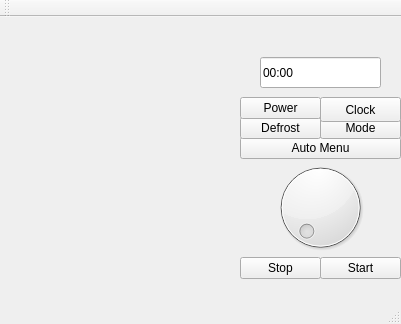
<?xml version="1.0" encoding="UTF-8"?>
<ui version="4.0">
 <class>MainWindow</class>
 <widget class="QMainWindow" name="MainWindow">
  <property name="geometry">
   <rect>
    <x>0</x>
    <y>0</y>
    <width>401</width>
    <height>324</height>
   </rect>
  </property>
  <property name="windowTitle">
   <string>MainWindow</string>
  </property>
  <widget class="QWidget" name="centralWidget">
   <widget class="QPushButton" name="start">
    <property name="geometry">
     <rect>
      <x>320</x>
      <y>240</y>
      <width>81</width>
      <height>22</height>
     </rect>
    </property>
    <property name="text">
     <string>Start</string>
    </property>
   </widget>
   <widget class="QPushButton" name="stop">
    <property name="geometry">
     <rect>
      <x>240</x>
      <y>240</y>
      <width>81</width>
      <height>22</height>
     </rect>
    </property>
    <property name="text">
     <string>Stop</string>
    </property>
   </widget>
   <widget class="QPushButton" name="auto_menu">
    <property name="geometry">
     <rect>
      <x>240</x>
      <y>120</y>
      <width>161</width>
      <height>22</height>
     </rect>
    </property>
    <property name="text">
     <string>Auto Menu</string>
    </property>
   </widget>
   <widget class="QDial" name="dial">
    <property name="geometry">
     <rect>
      <x>270</x>
      <y>140</y>
      <width>101</width>
      <height>101</height>
     </rect>
    </property>
   </widget>
   <widget class="QPushButton" name="defrost">
    <property name="geometry">
     <rect>
      <x>240</x>
      <y>100</y>
      <width>81</width>
      <height>22</height>
     </rect>
    </property>
    <property name="text">
     <string>Defrost</string>
    </property>
   </widget>
   <widget class="QPushButton" name="mode">
    <property name="geometry">
     <rect>
      <x>320</x>
      <y>100</y>
      <width>81</width>
      <height>22</height>
     </rect>
    </property>
    <property name="text">
     <string>Mode</string>
    </property>
   </widget>
   <widget class="QPushButton" name="power">
    <property name="geometry">
     <rect>
      <x>240</x>
      <y>80</y>
      <width>81</width>
      <height>22</height>
     </rect>
    </property>
    <property name="text">
     <string>Power</string>
    </property>
   </widget>
   <widget class="QPushButton" name="clock">
    <property name="geometry">
     <rect>
      <x>320</x>
      <y>80</y>
      <width>81</width>
      <height>25</height>
     </rect>
    </property>
    <property name="text">
     <string>Clock</string>
    </property>
   </widget>
   <widget class="QLineEdit" name="screen">
    <property name="geometry">
     <rect>
      <x>260</x>
      <y>40</y>
      <width>121</width>
      <height>31</height>
     </rect>
    </property>
    <property name="text">
     <string>00:00</string>
    </property>
   </widget>
  </widget>
  <widget class="QMenuBar" name="menuBar">
   <property name="geometry">
    <rect>
     <x>0</x>
     <y>0</y>
     <width>401</width>
     <height>22</height>
    </rect>
   </property>
  </widget>
  <widget class="QToolBar" name="mainToolBar">
   <attribute name="toolBarArea">
    <enum>TopToolBarArea</enum>
   </attribute>
   <attribute name="toolBarBreak">
    <bool>false</bool>
   </attribute>
  </widget>
  <widget class="QStatusBar" name="statusBar"/>
 </widget>
 <layoutdefault spacing="6" margin="11"/>
 <resources/>
 <connections/>
</ui>
